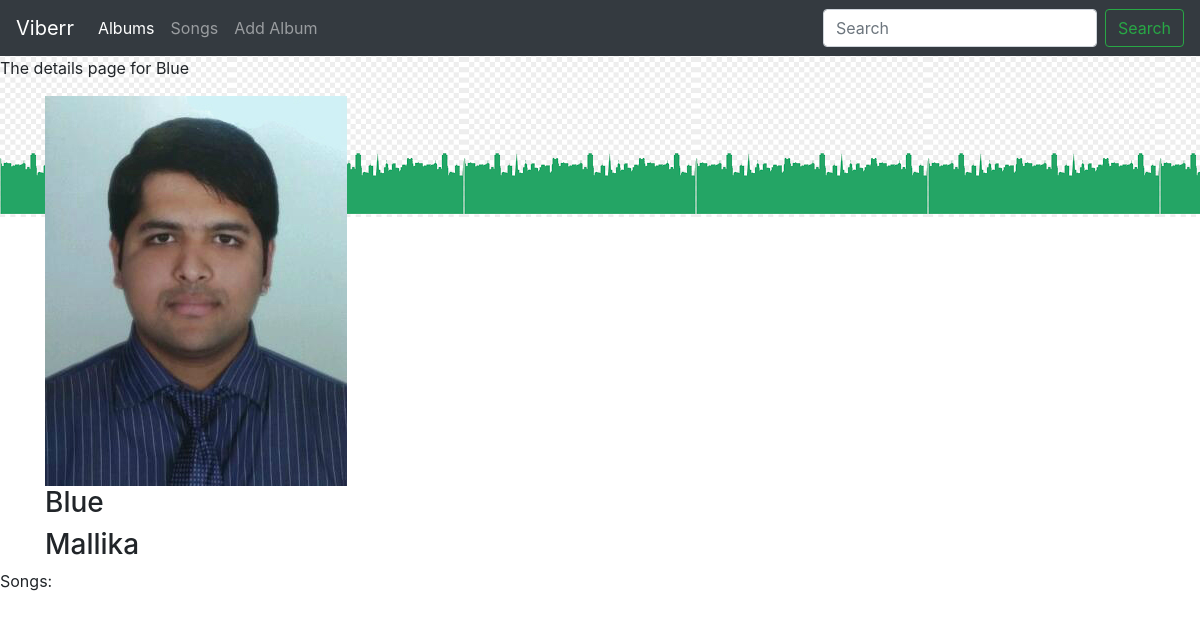
The app's page /music/music/2/ with its own data.
### music/models.py (models this page shows, shortened)
class Album(models.Model):
    album_title = models.CharField(max_length=200)
    artist = models.CharField(max_length=200)
    logo = models.FileField()
    genre = models.CharField(max_length=10)

### music/views.py (the view)
# urls.py: url(r'^music/(?P<pk>[0-9]+)/$', views.DetailsView.as_view(), name='details'),
class DetailsView(generic.DetailView):
    model = Album
    template_name = 'music/details.html'

### music/templates/music/details.html (shortened to what this page needs)
{% extends 'music/music_base.html' %}
{% block content %}
<p>The details page for {{album.album_title}}</p>
    <div class="container">
        <img src="{{album.logo.url}}" alt="">
        <h3>{{ album.album_title }}</h3>
        <h3>{{ album.artist }}</h3>
    </div>
    <p>Songs:</p>
{% endblock %}

### music/static/music/css/mystylesheet.css (style rules this page uses)
body { background: white; background-image : url("images/background.png"); background-repeat: repeat-x; }

### records on screen
Album: album_title "Blue", logo (picture), artist "Mallika"
